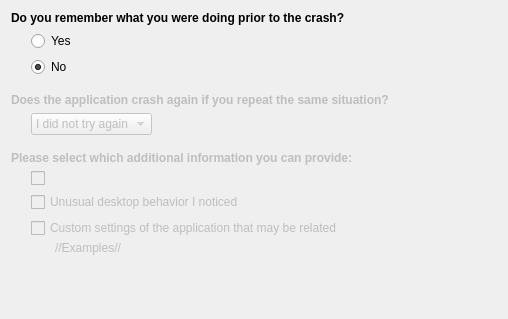
<?xml version="1.0" encoding="UTF-8"?>
<ui version="4.0">
 <class>AssistantPageBugAwareness</class>
 <widget class="QWidget" name="AssistantPageBugAwareness">
  <property name="geometry">
   <rect>
    <x>0</x>
    <y>0</y>
    <width>508</width>
    <height>319</height>
   </rect>
  </property>
  <layout class="QVBoxLayout" name="verticalLayout_7">
   <item>
    <widget class="QLabel" name="m_rememberLabel">
     <property name="text">
      <string comment="@label question">&lt;strong&gt;Do you remember what you were doing prior to the crash?&lt;/strong&gt;</string>
     </property>
    </widget>
   </item>
   <item>
    <layout class="QHBoxLayout" name="horizontalLayout_2">
     <item>
      <spacer name="horizontalSpacer_3">
       <property name="orientation">
        <enum>Qt::Horizontal</enum>
       </property>
       <property name="sizeType">
        <enum>QSizePolicy::Fixed</enum>
       </property>
       <property name="sizeHint" stdset="0">
        <size>
         <width>20</width>
         <height>20</height>
        </size>
       </property>
      </spacer>
     </item>
     <item>
      <layout class="QVBoxLayout" name="verticalLayout_4">
       <item>
        <widget class="QRadioButton" name="m_rememberCrashSituationYes">
         <property name="text">
          <string comment="@option:radio &quot;yes&quot; to the question &quot;do you remember what were you doing prior to the crash?&quot;">Yes</string>
         </property>
         <attribute name="buttonGroup">
          <string>m_rememberGroup</string>
         </attribute>
        </widget>
       </item>
       <item>
        <widget class="QRadioButton" name="m_rememberCrashSituationNo">
         <property name="text">
          <string comment="@option:radio &quot;No&quot; to the question &quot;do you remember what were you doing prior to the crash?&quot;">No</string>
         </property>
         <property name="checked">
          <bool>true</bool>
         </property>
         <attribute name="buttonGroup">
          <string>m_rememberGroup</string>
         </attribute>
        </widget>
       </item>
      </layout>
     </item>
    </layout>
   </item>
   <item>
    <spacer name="verticalSpacer">
     <property name="orientation">
      <enum>Qt::Vertical</enum>
     </property>
     <property name="sizeType">
      <enum>QSizePolicy::Fixed</enum>
     </property>
     <property name="sizeHint" stdset="0">
      <size>
       <width>20</width>
       <height>10</height>
      </size>
     </property>
    </spacer>
   </item>
   <item>
    <widget class="QLabel" name="m_reproducibleLabel">
     <property name="enabled">
      <bool>false</bool>
     </property>
     <property name="text">
      <string comment="@label question">&lt;strong&gt;Does the application crash again if you repeat the same situation?&lt;/strong&gt;</string>
     </property>
    </widget>
   </item>
   <item>
    <layout class="QHBoxLayout" name="horizontalLayout_3">
     <item>
      <spacer name="horizontalSpacer_4">
       <property name="orientation">
        <enum>Qt::Horizontal</enum>
       </property>
       <property name="sizeType">
        <enum>QSizePolicy::Fixed</enum>
       </property>
       <property name="sizeHint" stdset="0">
        <size>
         <width>20</width>
         <height>20</height>
        </size>
       </property>
      </spacer>
     </item>
     <item>
      <widget class="KComboBox" name="m_reproducibleBox">
       <property name="enabled">
        <bool>false</bool>
       </property>
       <property name="toolTip">
        <string comment="@info:tooltip">If you tried to repeat the situation, select how often the application crashes</string>
       </property>
       <property name="whatsThis">
        <string comment="@info:whatsthis">If you tried to repeat the situation, select how often the application crashes</string>
       </property>
       <item>
        <property name="text">
         <string comment="@item:inlistbox  user didn't tried to repeat the crash situation">I did not try again</string>
        </property>
       </item>
       <item>
        <property name="text">
         <string comment="@item:inlistbox the crash cannot be reproduce. reproduciblity-&gt;never">Never</string>
        </property>
       </item>
       <item>
        <property name="text">
         <string comment="@item:inlistbox the bug can be reproduced sometimes">Sometimes</string>
        </property>
       </item>
       <item>
        <property name="text">
         <string comment="@item:inlistbox the bug can be reproduced every time">Every time</string>
        </property>
       </item>
      </widget>
     </item>
     <item>
      <spacer name="horizontalSpacer">
       <property name="orientation">
        <enum>Qt::Horizontal</enum>
       </property>
       <property name="sizeHint" stdset="0">
        <size>
         <width>40</width>
         <height>20</height>
        </size>
       </property>
      </spacer>
     </item>
    </layout>
   </item>
   <item>
    <spacer name="verticalSpacer_3">
     <property name="orientation">
      <enum>Qt::Vertical</enum>
     </property>
     <property name="sizeType">
      <enum>QSizePolicy::Fixed</enum>
     </property>
     <property name="sizeHint" stdset="0">
      <size>
       <width>20</width>
       <height>10</height>
      </size>
     </property>
    </spacer>
   </item>
   <item>
    <widget class="QLabel" name="m_informationLabel">
     <property name="enabled">
      <bool>false</bool>
     </property>
     <property name="text">
      <string comment="@label question">&lt;strong&gt;Please select which additional information you can provide:&lt;/strong&gt;</string>
     </property>
    </widget>
   </item>
   <item>
    <layout class="QHBoxLayout" name="horizontalLayout">
     <item>
      <spacer name="horizontalSpacer_2">
       <property name="orientation">
        <enum>Qt::Horizontal</enum>
       </property>
       <property name="sizeType">
        <enum>QSizePolicy::Fixed</enum>
       </property>
       <property name="sizeHint" stdset="0">
        <size>
         <width>20</width>
         <height>20</height>
        </size>
       </property>
      </spacer>
     </item>
     <item>
      <layout class="QVBoxLayout" name="verticalLayout">
       <item>
        <widget class="QCheckBox" name="m_actionsInsideApp">
         <property name="enabled">
          <bool>false</bool>
         </property>
         <property name="toolTip">
          <string comment="@info:tooltip">Check this option if you can describe what were you doing inside the application before it crashed</string>
         </property>
         <property name="whatsThis">
          <string comment="@info:whatsthis">Check this option if you can describe what were you doing inside the application before it crashed</string>
         </property>
        </widget>
       </item>
       <item>
        <widget class="QCheckBox" name="m_unusualSituation">
         <property name="enabled">
          <bool>false</bool>
         </property>
         <property name="toolTip">
          <string comment="@info:tooltip">Check this option if you can describe any unusual behavior or appearance in the application or the whole desktop</string>
         </property>
         <property name="whatsThis">
          <string comment="@info:whatsthis">Check this option if you can describe any unusual behavior or appearance in the application or the whole desktop</string>
         </property>
         <property name="text">
          <string comment="@option:check kind of information the user can provide about the crash">Unusual desktop behavior I noticed</string>
         </property>
        </widget>
       </item>
       <item>
        <layout class="QHBoxLayout" name="horizontalLayout_5">
         <property name="spacing">
          <number>0</number>
         </property>
         <item>
          <layout class="QVBoxLayout" name="verticalLayout_6">
           <item>
            <widget class="QCheckBox" name="m_appSpecificDetails">
             <property name="enabled">
              <bool>false</bool>
             </property>
             <property name="toolTip">
              <string comment="@info:tooltip">Check this option if you can provide application specific details or settings that may be related to the crash.</string>
             </property>
             <property name="whatsThis">
              <string comment="@info:whatsthis">Check this option if you can provide application specific details or settings that may be related to the crash.</string>
             </property>
             <property name="text">
              <string comment="@option:check kind of information the user can provide about the crash">Custom settings of the application that may be related</string>
             </property>
            </widget>
           </item>
           <item>
            <layout class="QHBoxLayout" name="horizontalLayout_4">
             <item>
              <spacer name="horizontalSpacer_7">
               <property name="orientation">
                <enum>Qt::Horizontal</enum>
               </property>
               <property name="sizeType">
                <enum>QSizePolicy::Fixed</enum>
               </property>
               <property name="sizeHint" stdset="0">
                <size>
                 <width>24</width>
                 <height>20</height>
                </size>
               </property>
              </spacer>
             </item>
             <item>
              <widget class="QLabel" name="m_appSpecificDetailsExamples">
               <property name="enabled">
                <bool>false</bool>
               </property>
               <property name="sizePolicy">
                <sizepolicy hsizetype="Minimum" vsizetype="Minimum">
                 <horstretch>0</horstretch>
                 <verstretch>0</verstretch>
                </sizepolicy>
               </property>
               <property name="text">
                <string notr="true">//Examples//</string>
               </property>
               <property name="wordWrap">
                <bool>true</bool>
               </property>
              </widget>
             </item>
            </layout>
           </item>
          </layout>
         </item>
        </layout>
       </item>
      </layout>
     </item>
    </layout>
   </item>
   <item>
    <spacer name="verticalSpacer_2">
     <property name="orientation">
      <enum>Qt::Vertical</enum>
     </property>
     <property name="sizeHint" stdset="0">
      <size>
       <width>20</width>
       <height>40</height>
      </size>
     </property>
    </spacer>
   </item>
  </layout>
 </widget>
 <customwidgets>
  <customwidget>
   <class>KComboBox</class>
   <extends>QComboBox</extends>
   <header>kcombobox.h</header>
  </customwidget>
 </customwidgets>
 <resources/>
 <connections/>
 <buttongroups>
  <buttongroup name="m_rememberGroup"/>
 </buttongroups>
</ui>
